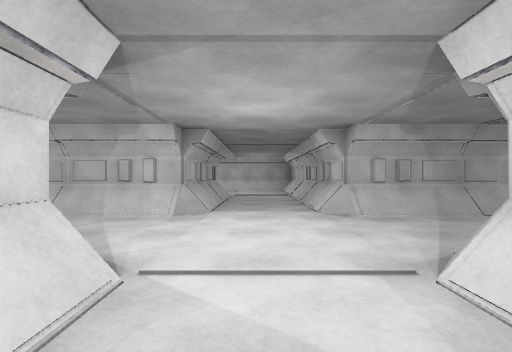
view 1 (above)

24 first-person views from a walk through a 3-D level made in the Unity game engine. The camera is 1.3 m above the floor, looks level and sees 90° across. The floor is counted in squares, 2 m on a side. Each view is taken from the middle of a square. On the plan, view 1 faces up. The plan holds only what a view shows up to about 9 squares ahead; the rest is blank. The place goes on beyond the plan. The player character is not drawn. Surface patterns are stand-ins for the level's own textures.

view 2
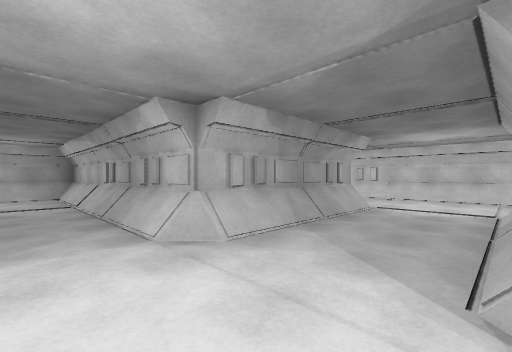

view 3
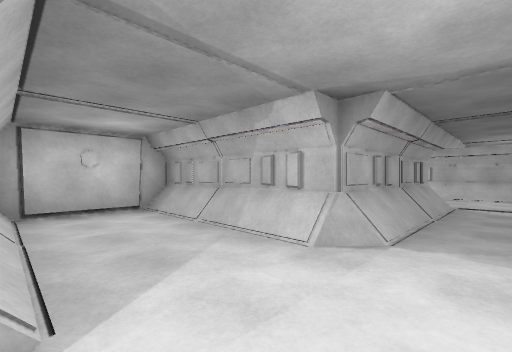

view 4
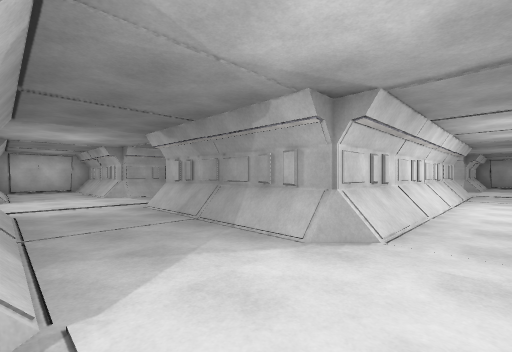

view 5
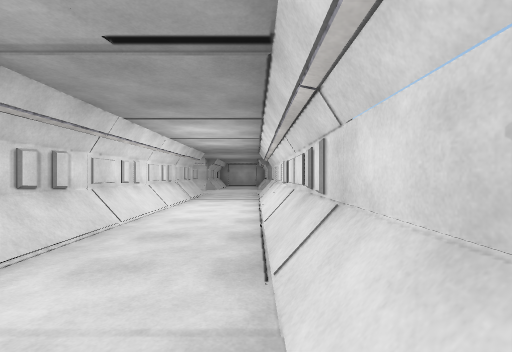

view 6
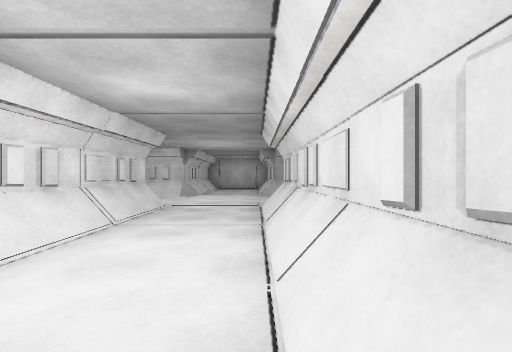

view 7
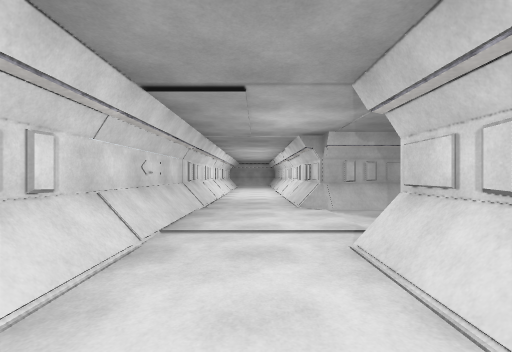

view 8
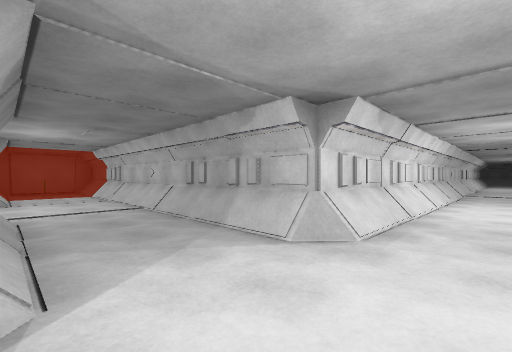

view 9
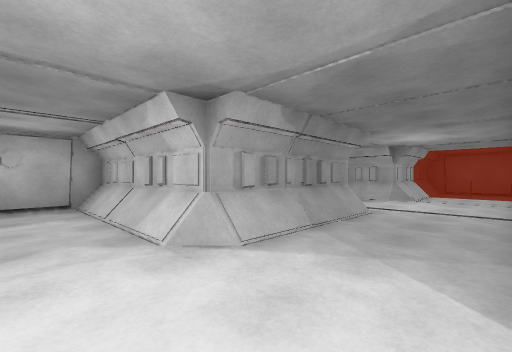

view 10
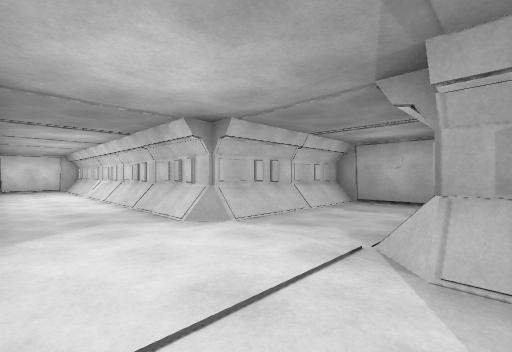

view 11
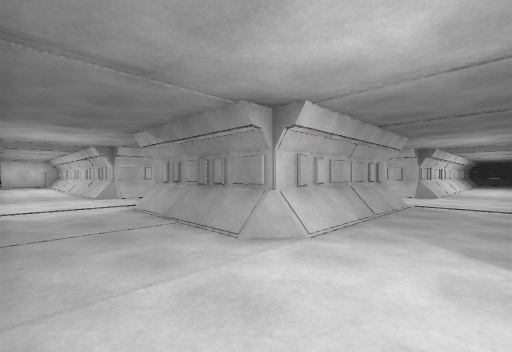

view 12
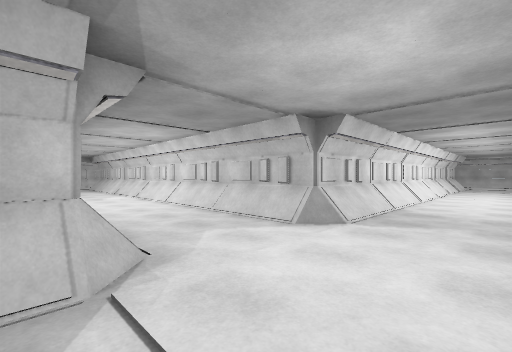

view 13
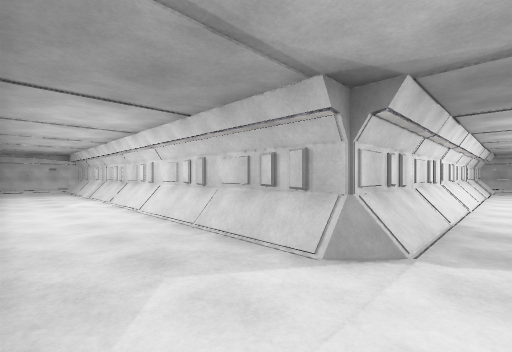

view 14
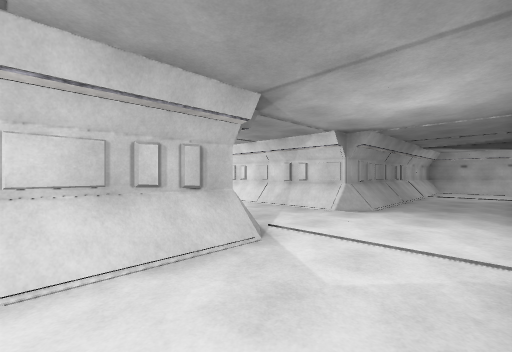

view 15
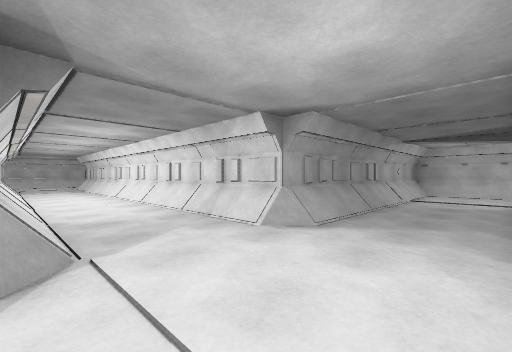

view 16
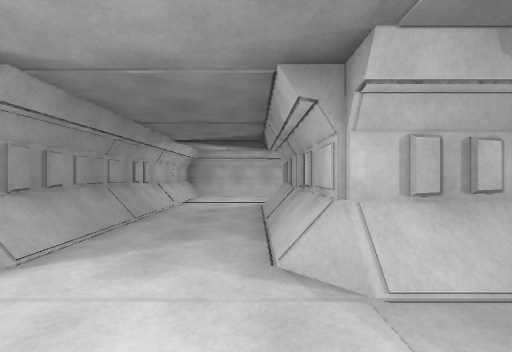

view 17
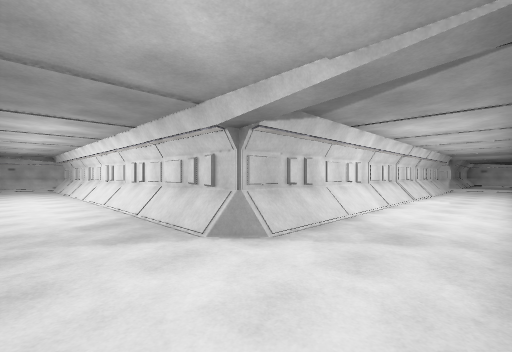

view 18
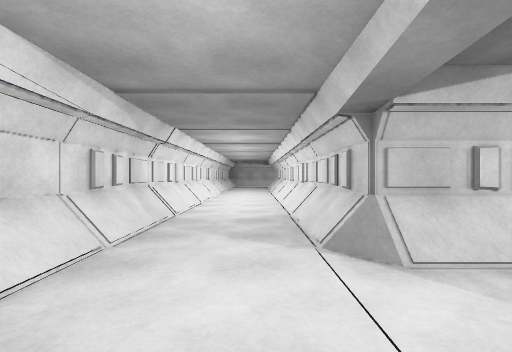

view 19
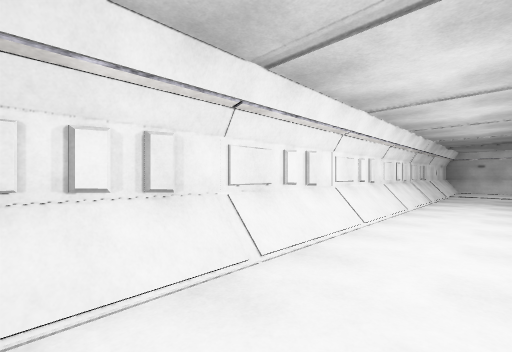

view 20
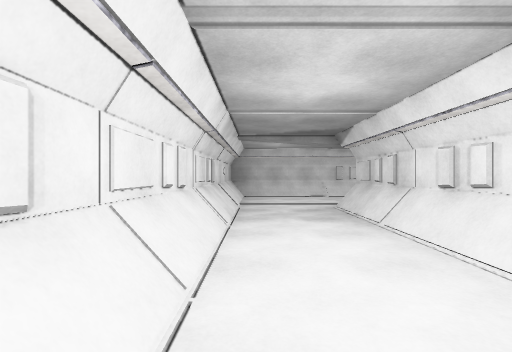

view 21
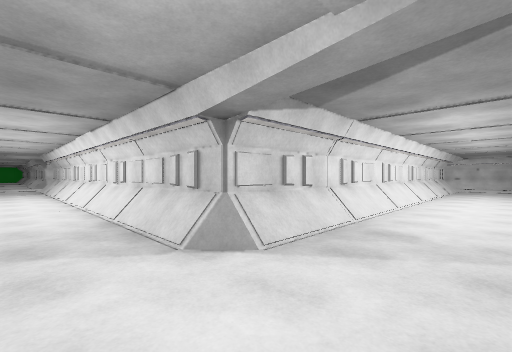

view 22
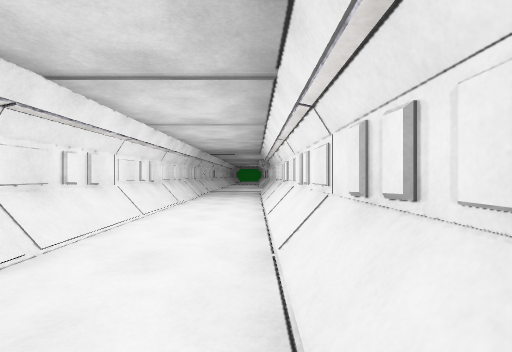

view 23
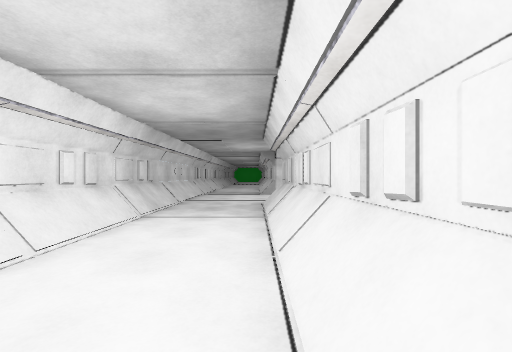

view 24
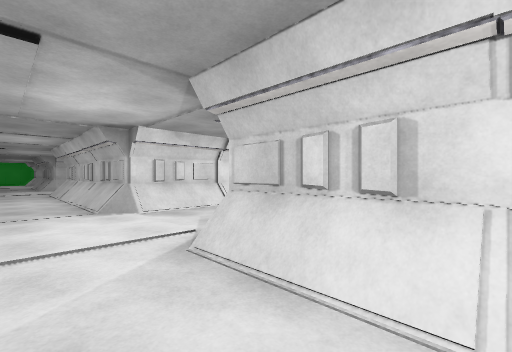

### Floor plan
Key: @ floor where view 1 was taken; # wall or solid block; . floor; / step, stairs or slope.
Columns run from 6 left of view 1 to 22 right of it. Each row starts with its distance up from view 1.
 37    #####  ############
 36    #.........................
 35    #../////////////..///////.
 34    #..#############..#######
 33    #..#           #..#
 32    #..#           #..#
 31    #..#           #..#
 30    #..#           #..#
 29    #..#           #..#
 28    #..#           #..#
 27    #..#           #..#
 26    #..#           #..#
 25    #..#           #..#
 24    #..#           #..#
 23    #..#           #..#
 22    #..#############..########
 21     ........................#
 20     ///////////////.........#
 19             ####  #..#####  #
 18             #..#  #..#
 17             #..#  #..#
 16            ##..#  #..#
 15     ########...####..### #
 14    ....................# #
 13    /////////...////////# #
 12     #####   #./#########
 11     ///.#   #./#
 10      ../#   #./#
  9      ../#   #./#
  8      #./#   #./#
  7      #./#   #./#
  6      #./#   #./#
  5 ######./#####./#
  4 #.......////../#
  3 #............./#
  2 #####...####../#
  1     ##..   ##./#
  0       @     #./#

Positions as (right, up) in squares from view 1, and headings:
1: (0, 0), facing up
2: (0, 2), facing up-right
3: (0, 2), facing up-left
4: (7, 2), facing up-left
5: (8, 3), facing up
6: (8, 7), facing up
7: (7, 7), facing down
8: (7, 15), facing down-right
9: (7, 13), facing up-right
10: (9, 13), facing up-left
11: (14, 13), facing up-left
12: (14, 19), facing up-left
13: (13, 20), facing up-left
14: (10, 20), facing up-right
15: (12, 20), facing up-right
16: (13, 20), facing right
17: (-2, 20), facing up-right
18: (-1, 20), facing up
19: (-1, 25), facing up-left
20: (-2, 29), facing up
21: (-2, 36), facing down-right
22: (2, 35), facing right
23: (6, 35), facing right
24: (10, 36), facing down-right
